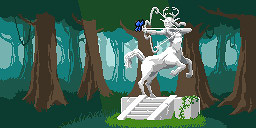
#> input picture oled.examples/images/pixelart3.jpg, 256 x 128 px, given in place of the camera
$ python contour.py
#> lines starting #> are read from the running program, lines starting #| are printed output that depends on the picture; after the words box and inside, x2 and y2 are one past the last pixel; in counts of white or black regions, pixels touching at a corner belong together
#contour.py
import cv2
import time
import numpy as np

print(cv2.__version__)
dispW = 800
dispH = 480

def TRAC1(val):
    global hueLow
    hueLow=val
    print('Hue Low',hueLow)
def TRAC2(val):
    global huehigh
    huehigh=val
    print('hue max',huehigh)
def TRAC3(val):
    global satlow
    satlow=val
    print('sat min',satlow)
def TRAC4(val):
    global sathigh
    sathigh=val
    print('sat high',sathigh)
def TRAC5(val):
    global vallow
    vallow=val
    print('val min',vallow)
def TRAC6(val):
    global valhigh
    valhigh=val
    print('val max',valhigh)


cam = cv2.VideoCapture('/dev/video0')
cam.set(cv2.CAP_PROP_FRAME_WIDTH, dispW)
cam.set(cv2.CAP_PROP_FRAME_HEIGHT, dispH)

# Initialize timer
prev_time = time.time()


#INITIALIZE TRACKBARS
cv2.namedWindow("My Trackbars")
cv2.createTrackbar('Hue Low','My Trackbars',0,179,TRAC1)
cv2.createTrackbar('Hue High','My Trackbars',0,179,TRAC2)
cv2.createTrackbar('Sat Low','My Trackbars',100,255,TRAC3)
cv2.createTrackbar('Sat High','My Trackbars',255,255,TRAC4)
cv2.createTrackbar('val Low','My Trackbars',100,255,TRAC5)
cv2.createTrackbar('val High','My Trackbars',255,255,TRAC6)

# Set default values
huelow = 0
huehigh = 179
satlow = 100
sathigh = 255
vallow = 100
valhigh = 255


while True:
    stat, frame = cam.read()
#> frame is the input picture: shape (128, 256, 3); mean B, G, R 85.3, 100.1, 65.2
    current_time = time.time()
    fps = 1 / (current_time - prev_time)
    prev_time = current_time
    # Overlay FPS on frame
    cv2.putText(frame, f'FPS: {int(fps)}', (10, 30),
                cv2.FONT_HERSHEY_SIMPLEX, 1, (0, 255, 255), 2)
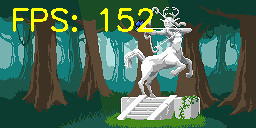
#> frame: shape (128, 256, 3); 2.84% of pixels changed, all inside (x1, y1, x2, y2) = (13, 8, 154, 32)


    Lowerbound=np.array([huelow,satlow,vallow])
    Upperbound=np.array([huehigh,sathigh,valhigh])
    frameHSV=cv2.cvtColor(frame,cv2.COLOR_BGR2HSV)
#> frameHSV: shape (128, 256, 3); mean H, S, V 61.7, 142.6, 109.4
    myMask=cv2.inRange(frameHSV,Lowerbound,Upperbound)
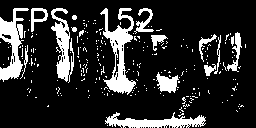
#> myMask: shape (128, 256); 17.4% white; 244 white regions (227 under 20 px)
    myMasksmall=cv2.resize(myMask,(int(dispW/2),int(dispH/2)))
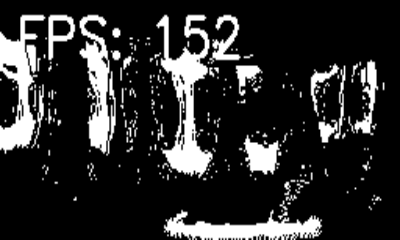
#> myMasksmall: shape (240, 400); min 0, max 255, mean 44.2
    objectofInterest=cv2.bitwise_and(frame,frame,mask=myMask)
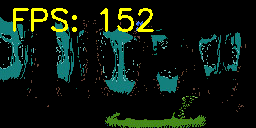
#> objectofInterest: shape (128, 256, 3); mean B, G, R 15.3, 25.9, 13.1
    objectofInterestSmall=cv2.resize(objectofInterest,(int(dispW/2),int(dispH/2)))
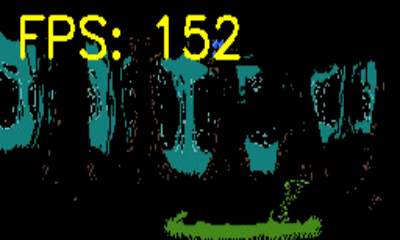
#> objectofInterestSmall: shape (240, 400, 3); mean B, G, R 15.2, 25.9, 13.1


    contours, junk = cv2.findContours(myMask,cv2.RETR_EXTERNAL,cv2.CHAIN_APPROX_SIMPLE)
#> contours = 243 contours, 230 with area under 20; largest, box (x1, y1, x2, y2) and area: (100, 8, 136, 95) 1114, (0, 8, 29, 82) 850, (105, 112, 206, 128) 687, (51, 8, 74, 83) 678, (156, 72, 179, 93) 242; junk = 243 rows, first 6: [1, -1, -1, -1], [2, 0, -1, -1], [3, 1, -1, -1], [4, 2, -1, -1], [5, 3, -1, -1], [6, 4, -1, -1]
    if len(contours)>0:
        contours=sorted(contours,key=lambda x:cv2.contourArea(x),reverse=True)
        # cv2.drawContours(frame,contours,-1,(255,0,0),3)
        contour=contours[0]
#> contour = contour of 160 points, box (x1, y1, x2, y2) (100, 8, 136, 95), area 1114
        x,y,w,h=cv2.boundingRect(contour)
#> x = 100; y = 8; w = 36; h = 87
        cv2.rectangle(frame,(x,y),(x+w,y+h),(0,0,255),3)
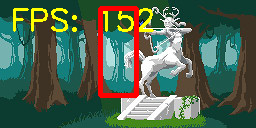
#> frame: shape (128, 256, 3); 3.72% of pixels changed, all inside (x1, y1, x2, y2) = (98, 6, 139, 98)

#> (the run stopped early here; a loop or call above may not have finished)

$ run again, on oled.examples/images/pixelart4.jpg
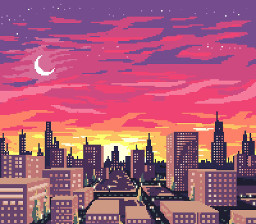
#> input picture oled.examples/images/pixelart4.jpg, 256 x 224 px, given in place of the camera
#> frame is the input picture: shape (224, 256, 3); mean B, G, R 119.7, 91.8, 171.3
#> frameHSV: shape (224, 256, 3); mean H, S, V 120.7, 132.4, 180
#> `myMask=cv2.inRange(frameHSV,Lowerbound,Upperbound)`:
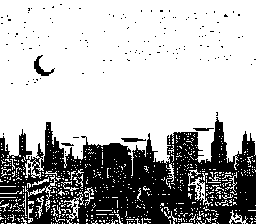
#> myMask: shape (224, 256); 70.5% white; 143 black regions (138 under 20 px)
#> contours = 689 contours, 679 with area under 20; largest, box (x1, y1, x2, y2) and area: (0, 0, 256, 179) 36906, (188, 169, 212, 206) 172, (64, 195, 84, 221) 105, (25, 175, 57, 212) 78, (229, 210, 248, 224) 64; junk = 689 rows, first 6: [1, -1, -1, -1], [2, 0, -1, -1], [3, 1, -1, -1], [4, 2, -1, -1], [5, 3, -1, -1], [6, 4, -1, -1]
#> contour = contour of 537 points, box (x1, y1, x2, y2) (0, 0, 256, 179), area 36906
#> x = 0; w = 256; h = 179
#> `cv2.rectangle(frame,(x,y),(x+w,y+h),(0,0,255),3)`:
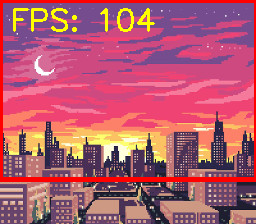
#> frame: shape (224, 256, 3); mean B, G, R 111.4, 90.3, 179.3
